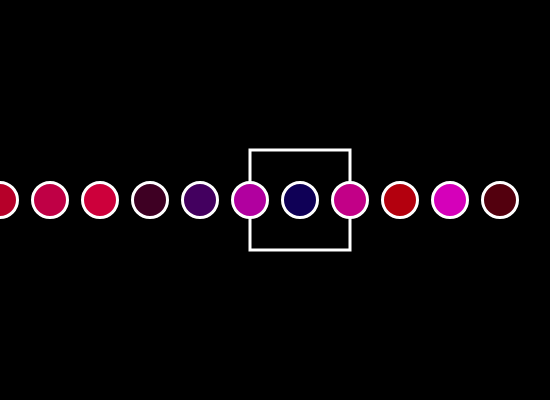
Frame 1 (no input)
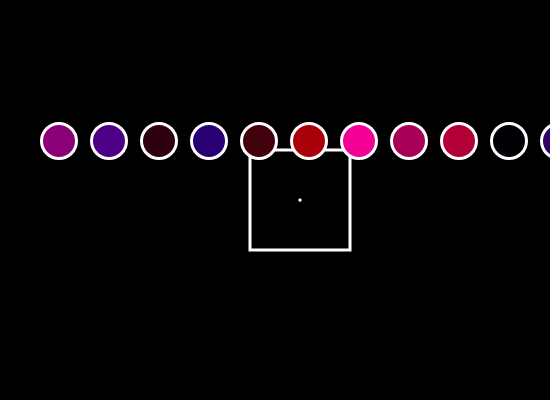
Frame 60 (no input)
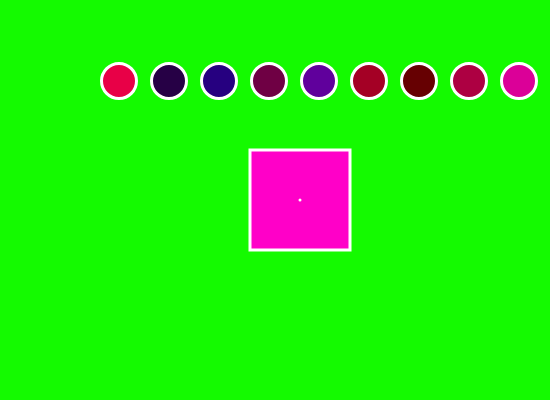
Frame 120 (the mouse pressed at the canvas centre since frame 60)

The p5.js sketch that drew these frames (run headless with seeded random() and noise() and a simulated clock; from frame 60 on, the mouse is pressed at the canvas centre):

// p5.js sketch
// ── sketch.js
// A ROLL OVER PROGRAM
var on=false; offset=0;

function setup() {
  createCanvas(550,400)
}

function draw() {
  if(on){
  	background(20,250,0);
  }
  else{
  	background(0);
  }point(300,200);
  
  noFill();
  stroke(255);
  strokeWeight(3);
    
   //This make sure that the mouse is within the rectangle:
  if(mouseX>250 && mouseX<350 && mouseY>150 && mouseY<250){
  		fill(255,0,200);
  	}
  rectMode(CENTER);
  rect(300,200,100,100);
  point(300,200);
  
  for(var x=0; x<width; x+=50){
  	fill(random(255),0,random(200))
  	ellipse(x+offset,200-offset,35,35);
  }
  	offset++;
}

function mousePressed(){
	//This make sure that the mouse is within the rectangle:
  	if(mouseX>250 && mouseX<350 && mouseY>150 && mouseY<250){
  		on=!on;
  	}
}
